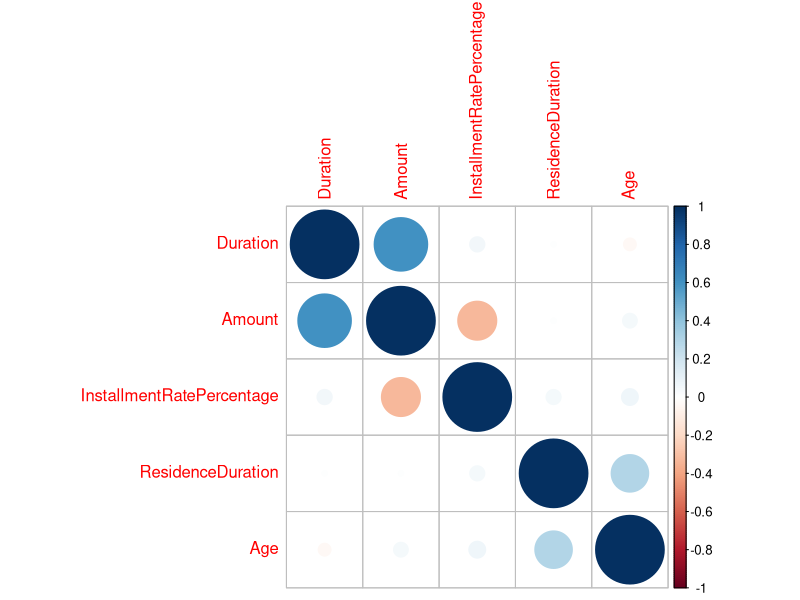

This chart was generated by the following R code: (Note: this script raises an error after producing the figure.)
#Credit Risk  - Quantitative Finance - P217(Ch-7)


#load data from library: install lib if reqd
data("GermanCredit",package="caret")
GermanCredit
names(GermanCredit)

LRData = GermanCredit[, 1:10]
names(LRData)
str(LRData)
#Target Variable  Class
table(LRData$Class)
#Good is non-defaulter, Bad-Defaulter
summary(LRData)
nrow(LRData)
sum(is.na(LRData))  #no missing values


#Prepare Data
set.seed(100)
library(caTools)
#split data to train and test based on Class variable
res = sample.split(LRData$Class, 0.6)
head(res)  #T & F
Train = subset(LRData, res==TRUE)  #put T values into Train set
Test = subset(LRData, res==F)  #put F values into Test set

#check the distribution
nrow(Train); nrow(Test)
(t1= rbind(table(Train$Class), table(Test$Class)))
addmargins(t1)
head(Train)
      
#Data Cleaning to be done if reqd

#See Relationships
library(corrplot)
corrplot(cor(Train[1:5]), method='circle')

#Create Model
lgfit = glm(Class ~ . , data = Train, family ="binomial")
summary(lgfit)

#select Significant Variables Stepwise
library(tidyverse)
lgfit2 <- glm(Class ~ . , data = Train, family ="binomial") %>%
  stepAIC(trace = T)  #trace=F will not display output of cmd
summary(lgfit2)

lgfit3 <- glm(Class ~ Duration + InstallmentRatePercentage + Age , data = Train, family ="binomial")
summary(lgfit3)
#all are significant now

#Model Accuracy
predict(lgfit3, newdata = Train, type='response')
Train$predicted.risk = predict(lgfit3, newdata = Train, type='response')
(Train$predicted.risk >= 0.5)
(table(Train$Class, as.numeric(Train$predicted.risk >= 0.5)))
#this confusion matrix 0->0, 1->1 should have happened

(t1= table(Train$Class, ifelse(Train$predicted.risk >= 0.5,"Good","Bad")))
#this confusion matrix 0->0, 1->1 should have happened


table(Train$Class); table(ifelse(Train$predicted.risk >= 0.5,"Good","Bad"))
as.numeric(Train$Class) == as.numeric(Train$predicted.risk >= 0.5)
mean(as.numeric(Train$Class) == as.numeric(Train$predicted.risk >= 0.5))

caret::confusionMatrix(t1)

#what should the partitioning prob : ROCR curve
library(ROCR)
#Train$predicted.class = factor(ifelse(Train$predicted.risk >= 0.5,"Good","Bad"))

str(Train)
pred = prediction(Train$predicted.risk, Train$Class)
pred
as.numeric(performance(pred, "auc")@y.values)  #67.9% accuracy

#Plot ROC Curve
pred = prediction(Train$predicted.risk, Train$Class)
ROCperf = performance(pred, "tpr","fpr")
plot(ROCperf)

#do it for Test Data also
Test$predicted.risk = predict(lgfit3, newdata = Test, type='response')
pred_Test = prediction(Test$predicted.risk, Test$Class)
(performance(pred_Test, "auc")@y.values)  #58% accuracy
ROCperf_Test = performance(pred_Test, "tpr","fpr")
plot(ROCperf_Test)


#ROC
#https://stats.stackexchange.com/questions/132777/what-does-auc-stand-for-and-what-is-it
